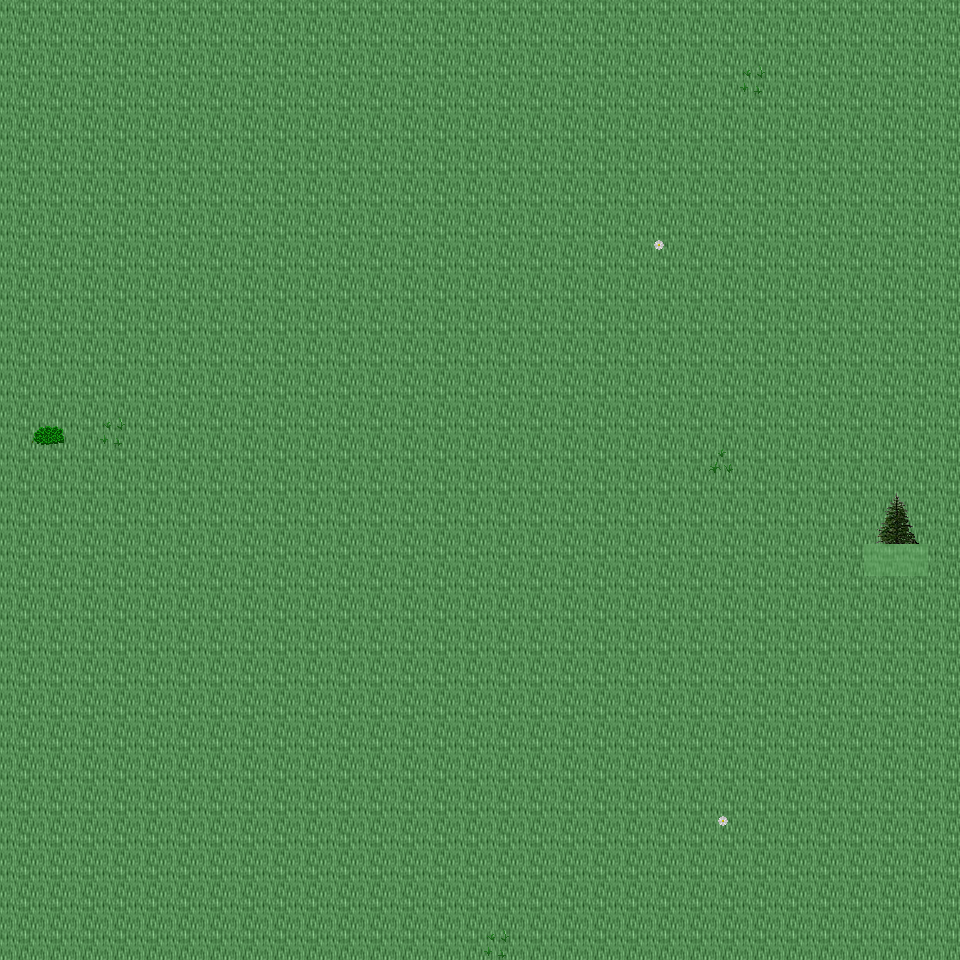

A level layout from a 2D game, rendered from its tile map. Below: a short description, then the map file with tile-grid data replaced by summaries:
An orthogonal 30x30 tile map with 32x32 px tiles, 6 tile layers (Ground, Object, Object2, Above, ...), 23 tilesets and 3 objects (3x mapExit).

<map version="1.0" orientation="orthogonal" renderorder="right-down" width="30" height="30" tilewidth="32" tileheight="32" nextobjectid="4">
  <tileset firstgid="1" name="tileset_ground_ground" tilewidth="32" tileheight="32" tilecount="33" columns="3">
    <image source="../drawable/tileset_ground_ground.png" width="96" height="352" />
  </tileset>
  <tileset firstgid="34" name="tileset_ground_ridge_earth_dark" tilewidth="32" tileheight="32" tilecount="96" columns="12">
    <image source="../drawable/tileset_ground_ridge_earth_dark.png" width="384" height="256" />
  </tileset>
  <tileset firstgid="130" name="tileset_plant_flower_daisy_white" tilewidth="32" tileheight="32" tilecount="8" columns="2">
    <image source="../drawable/tileset_plant_flower_daisy_white.png" width="64" height="128" />
  </tileset>
  <tileset firstgid="138" name="tileset_plant_grasses" tilewidth="32" tileheight="32" tilecount="6" columns="3">
    <image source="../drawable/tileset_plant_grasses.png" width="96" height="64" />
  </tileset>
  <tileset firstgid="144" name="tileset_plant_tree_tree_fluffy" tilewidth="32" tileheight="32" tilecount="12" columns="4">
    <image source="../drawable/tileset_plant_tree_tree_fluffy.png" width="128" height="96" />
  </tileset>
  <tileset firstgid="156" name="tileset_plant_bush_bushes" tilewidth="32" tileheight="32" tilecount="10" columns="5">
    <image source="../drawable/tileset_plant_bush_bushes.png" width="160" height="64" />
  </tileset>
  <tileset firstgid="166" name="tileset_logic_portal" tilewidth="32" tileheight="32" tilecount="24" columns="8">
    <image source="../drawable/tileset_logic_portal.png" width="256" height="96" />
  </tileset>
  <tileset firstgid="190" name="tileset_logic_collision" tilewidth="32" tileheight="32" tilecount="1" columns="1">
    <image source="../drawable/tileset_logic_collision.png" width="32" height="32" />
  </tileset>
  <tileset firstgid="191" name="tileset_logic_creature_animal" tilewidth="32" tileheight="32" tilecount="32" columns="8">
    <image source="../drawable/tileset_logic_creature_animal.png" width="256" height="128" />
  </tileset>
  <tileset firstgid="223" name="tileset_ground_dry_grass" tilewidth="32" tileheight="32" tilecount="54" columns="9">
    <image source="../drawable/tileset_ground_dry_grass.png" width="288" height="192" />
  </tileset>
  <tileset firstgid="277" name="tileset_ground_earth_edges" tilewidth="32" tileheight="32" tilecount="18" columns="6">
    <image source="../drawable/tileset_ground_earth_edges.png" width="192" height="96" />
  </tileset>
  <tileset firstgid="295" name="tileset_ground_grass_corners" tilewidth="32" tileheight="32" tilecount="24" columns="6">
    <image source="../drawable/tileset_ground_grass_corners.png" width="192" height="128" />
  </tileset>
  <tileset firstgid="319" name="tileset_plant_tree_evergreen" tilewidth="32" tileheight="32" tilecount="36" columns="3">
    <image source="../drawable/tileset_plant_tree_evergreen.png" width="96" height="384" />
  </tileset>
  <tileset firstgid="355" name="tileset_plant_tree_tree_darkgreen" tilewidth="32" tileheight="32" tilecount="88" columns="8">
    <image source="../drawable/tileset_plant_tree_tree_darkgreen.png" width="256" height="352" />
  </tileset>
  <tileset firstgid="443" name="tileset_building_decoration_rocks" tilewidth="32" tileheight="32" tilecount="6" columns="3">
    <image source="../drawable/tileset_building_decoration_rocks.png" width="96" height="64" />
  </tileset>
  <tileset firstgid="449" name="tileset_plant_stump_stump_pale_brown" tilewidth="32" tileheight="32" tilecount="4" columns="2">
    <image source="../drawable/tileset_plant_stump_stump_pale_brown.png" width="64" height="64" />
  </tileset>
  <tileset firstgid="453" name="tileset_plant_stump_int_small_stump_2" tilewidth="32" tileheight="32" tilecount="1" columns="1">
    <image source="../drawable/tileset_plant_stump_int_small_stump_2.png" width="32" height="32" />
  </tileset>
  <tileset firstgid="454" name="tileset_ground_rock_pebbles" tilewidth="32" tileheight="32" tilecount="3" columns="1">
    <image source="../drawable/tileset_ground_rock_pebbles.png" width="32" height="96" />
  </tileset>
  <tileset firstgid="457" name="tileset_plant_bush_bush_mult_colored" tilewidth="32" tileheight="32" tilecount="6" columns="3">
    <image source="../drawable/tileset_plant_bush_bush_mult_colored.png" width="96" height="64" />
  </tileset>
  <tileset firstgid="463" name="tileset_plant_tree_umbrella_thorn" tilewidth="32" tileheight="32" tilecount="18" columns="6">
    <image source="../drawable/tileset_plant_tree_umbrella_thorn.png" width="192" height="96" />
  </tileset>
  <tileset firstgid="481" name="tileset_logic_item_fruits" tilewidth="32" tileheight="32" tilecount="16" columns="8">
    <image source="../drawable/tileset_logic_item_fruits.png" width="256" height="64" />
  </tileset>
  <tileset firstgid="497" name="tileset_building_house_3" tilewidth="32" tileheight="32" tilecount="48" columns="6">
    <image source="../drawable/tileset_building_house_3.png" width="192" height="256" />
  </tileset>
  <tileset firstgid="545" name="tileset_logic_creature_mutant" tilewidth="32" tileheight="32" tilecount="7" columns="7">
    <image source="../drawable/tileset_logic_creature_mutant.png" width="224" height="32" />
  </tileset>
  <layer name="Ground" width="30" height="30">
    <data>[900 cells, 900 non-empty, 1 distinct tile ids]</data>
  </layer>
  <layer name="Object" width="30" height="30">
    <data>[900 cells, 9 non-empty, 6 distinct tile ids]</data>
  </layer>
  <layer name="Object2" width="30" height="30">
    <data>[900 cells, 0 non-empty, 0 distinct tile ids]</data>
  </layer>
  <layer name="Above" width="30" height="30">
    <data>[900 cells, 4 non-empty, 4 distinct tile ids]</data>
  </layer>
  <layer name="Above2" width="30" height="30">
    <data>[900 cells, 0 non-empty, 0 distinct tile ids]</data>
  </layer>
  <layer name="Walkable" width="30" height="30">
    <data>[900 cells, 2 non-empty, 1 distinct tile ids]</data>
  </layer>
  <objectgroup name="MapEvents">
    <object id="1" name="north" type="mapExit" x="0" y="0" width="960" height="32">
      <properties>
        <property name="map" value="level_0_x157_y27" />
        <property name="x" value="0" />
        <property name="y" value="28" />
      </properties>
    </object>
    <object id="2" name="south" type="mapExit" x="0" y="928" width="960" height="32">
      <properties>
        <property name="map" value="level_0_x157_y29" />
        <property name="x" value="0" />
        <property name="y" value="1" />
      </properties>
    </object>
    <object id="3" name="west" type="mapExit" x="0" y="0" width="32" height="960">
      <properties>
        <property name="map" value="level_0_x156_y28" />
        <property name="x" value="28" />
        <property name="y" value="0" />
      </properties>
    </object>
  </objectgroup>
</map>
